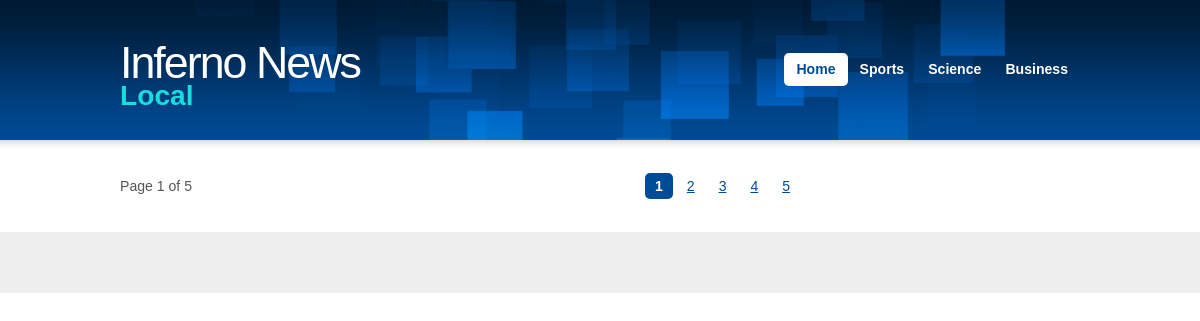
Before: / with the older database file.
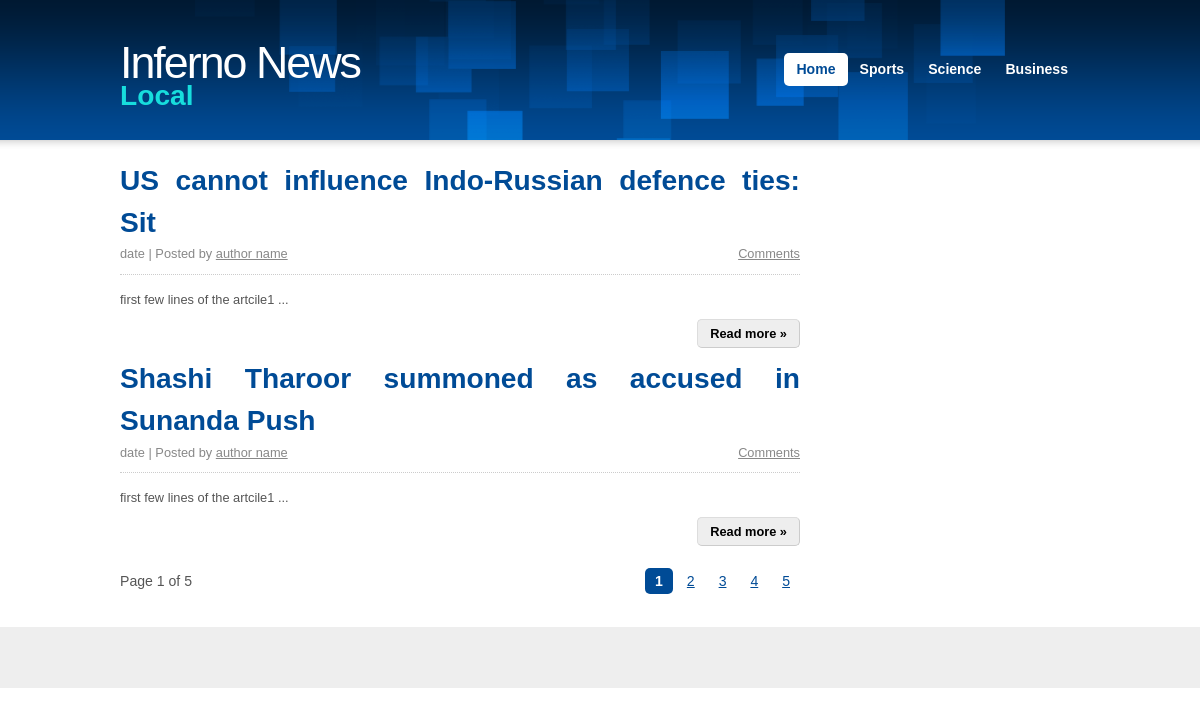
After: the same page with the newer database file.
### news/models.py (models this page shows)
class Articles(models.Model):
    news_id = models.AutoField(primary_key=True)
    title = models.CharField(max_length=255)
    short_description = models.CharField(max_length=500)
    url = models.CharField(max_length=200)
    urlToImage = models.CharField(max_length=200)
    author = models.CharField(max_length=50)
    publishedAt = models.DateField()
    class Meta:
        db_table = "info_news"
    def __str__(self):
        return self.title[:50]

### news/views.py (the view)
# urls.py: path('', views.HomePageView.as_view(), name='home'),
class HomePageView(ListView):
    model = Articles
    template_name = 'home.html'

### templates/home.html (shortened to what this page needs)
<!DOCTYPE html PUBLIC "-//W3C//DTD XHTML 1.0 Strict//EN" "http://www.w3.org/TR/xhtml1/DTD/xhtml1-strict.dtd">
<html xmlns="http://www.w3.org/1999/xhtml">
<head>
<link rel="stylesheet" media="screen,projection" type="text/css" href="css/main.css" />
<link rel="stylesheet" media="screen,projection" type="text/css" href="css/skin.css" />
</head>
<body>
<div class="main">
  <div id="header" class="box">
    <h1 id="logo">Inferno News</h1>
    <h2 id="category">Local</h2>
    <ul id="nav">
      <li class="current"><a href="home.html">Home</a></li>
      <li><a href="sports.html">Sports</a></li>
      <li><a href="science.html">Science</a></li>
      <li><a href="business.html">Business</a></li>
    </ul>
  </div>
  <div id="section" class="box">
    <div id="content">
      <ul class="articles box">
        {% for title in object_list %}
        <li>
          <h2><a href="#">{{title}}</a></h2>
          <div class="article-info box">
            <p class="f-right"><a href="#" class="comment">Comments</a></p>
            <p class="f-left">date | Posted by <a href="#">author name</a> </p>
          </div>
          <p>first few lines of the artcile1 ...</p>
          <p class="more"><a href="#">Read more &raquo;</a></p>
        </li>
        {% endfor %}
      </ul>
      <div class="pagination box">
          <p class="f-right"> <a href="#" class="current">1</a> <a href="#">2</a> <a href="#">3</a> <a href="#">4</a> <a href="#">5</a> </p>
          <p class="f-left">Page 1 of 5</p>
        </div>
    </div>
  </div>
</div>
<div id="footer">
  <div class="main box">
  </div>
</div>
</body>
</html>

### templates/css/main.css (style rules this page uses)
blockquote, body, button, code, dd, div, dl, dt, fieldset, form, h1, h2, h3, h4, h5, h6, img, legend, li, ol, p, pre, td, th, ul { margin:0; padding:0; border:0; vertical-align:baseline; }
address, blockquote, dl, fieldset, form, h1, h2, h3, h4, h5, h6, ol, p, table, ul { margin:15px 0; }
body { background:url("../imgs/bg.png") 0 0 repeat-x; font:0.8em/1.5 "arial", sans-serif; }
h1 { font-size:300%; font-weight:normal; }
h2 { font-size:220%; font-weight:bold; }
.main { width:960px; margin:0 auto; }
#header { position:relative; height:140px; overflow:hidden; background:url("../imgs/header.png") 50% 0 no-repeat; }
#category { color: rgb(23, 221, 221); position: absolute; top: 60px; }
#header #logo { position:absolute; top:40px; left:0; margin:0; font-size:350%; line-height:1; letter-spacing:-2px; font-weight:normal; }
#header #nav { position:absolute; top:38px; right:0; list-style:none; font-size:110%; }
#header #nav li { display:inline; }
#header #nav li a { display:block; float:left; padding:6px 12px; font-weight:bold; text-decoration:none; }
#header #nav li.current a { border-radius:5px; -webkit-border-radius:5px; -moz-border-radius:5px; text-decoration:none; }
#section { overflow:hidden; padding:20px 0; }
#content { float:left; width:680px; text-align:justify; }
.articles { margin:0; list-style:none; }
.articles h2 { margin:0; }
.articles h2 a { text-decoration:none; }
.articles .article-info { padding-bottom:10px; }
.articles .article-info .comment { padding-left:18px; background:url("../imgs/comment.gif") 0 50% no-repeat; }
.articles .article-info p { margin:0; }
.pagination { font-size:110%; }
.pagination a { padding:5px 10px; }
.pagination a.current { border-radius:5px; -webkit-border-radius:5px; -moz-border-radius:5px; text-decoration:none; font-weight:bold; }
.more { text-align:right; }
.more a { border-radius:5px; -webkit-border-radius:5px; -moz-border-radius:5px; padding:6px 12px; text-decoration:none; font-weight:bold; }
#footer { padding:30px 0; background:url("../imgs/footer.gif") 0 0 repeat-x; }
.box { min-height:1px; _height:1%; }
.box:after { display:block; visibility:hidden; clear:both; line-height:0; font-size:0; content:"."; }
.f-left { float:left !important; }
.f-right { float:right !important; }

### templates/css/skin.css (style rules this page uses)
body { background-color:#FFF; color:#555; }
a { color:#004B96; }
h1 { color:#004B96; }
h2 { color:#004B96; }
#header #logo { color:#FFF; }
#header #nav li a { color:#FFF; }
#header #nav li.current a { background-color:#FFF; color:#004B96; }
.articles .article-info { border-bottom:1px dotted #CCC; color:#888; }
.articles .article-info a { color:#888; }
.pagination a.current { background-color:#004B96; color:#FFF; }
.more a { border:1px solid #DDD; border-right:1px solid #CCC; border-bottom:1px solid #CCC; background-color:#EEE; color:#000; }
#footer { background-color:#EEE; }

Changed rows visible on the page:
added Articles: title "US cannot influence Indo-Russian defence ties: Sit"
added Articles: title "Shashi Tharoor summoned as accused in Sunanda Push"
